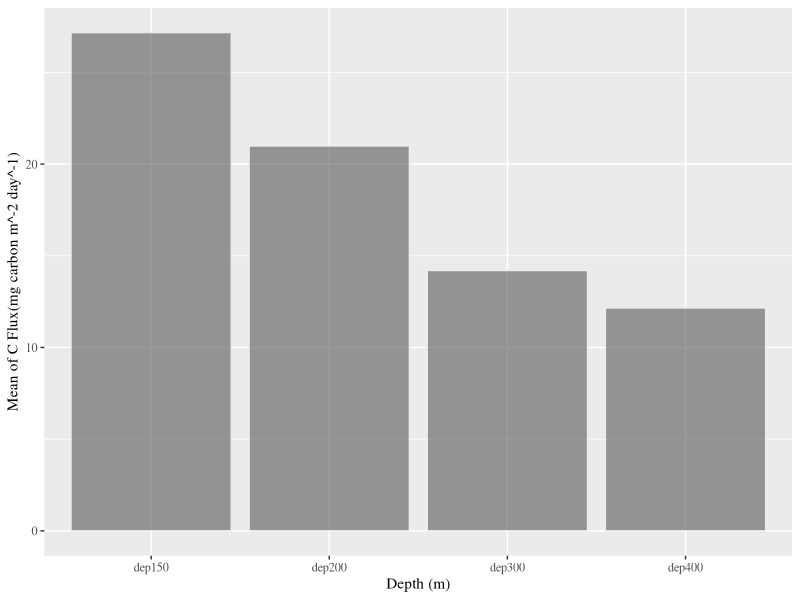
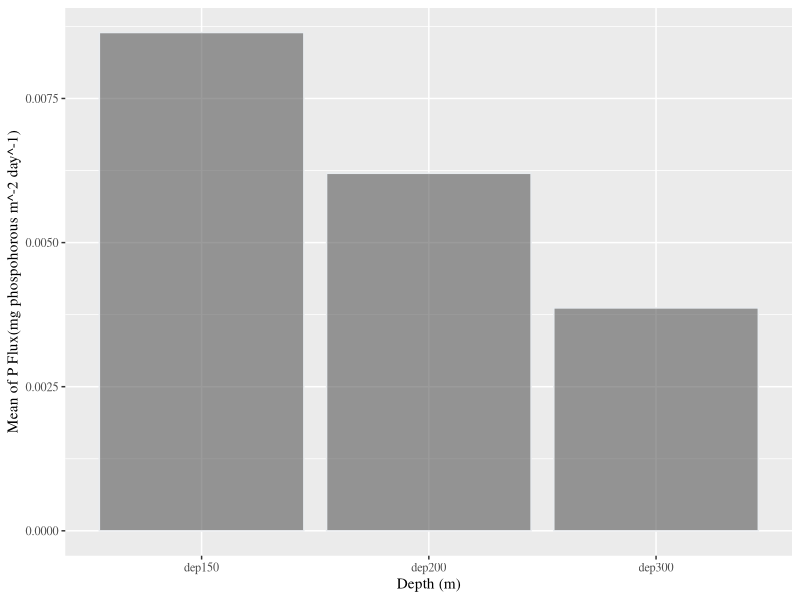
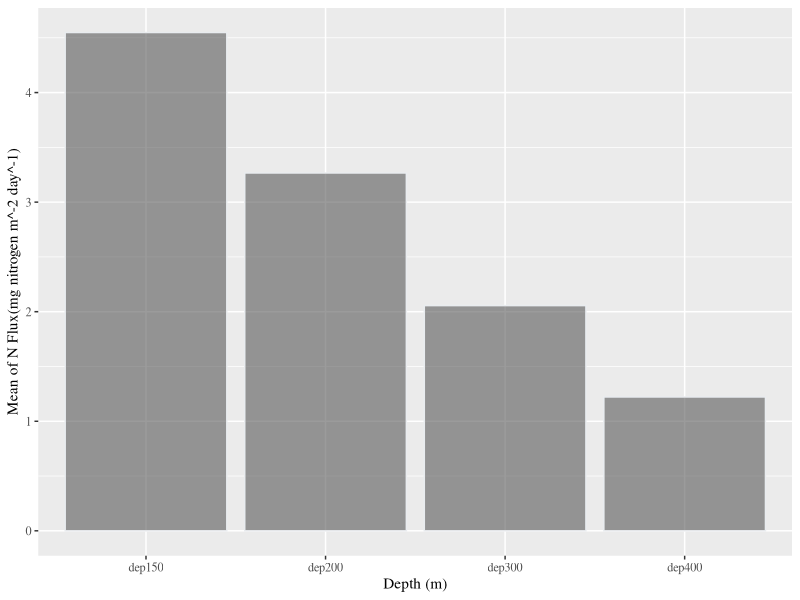
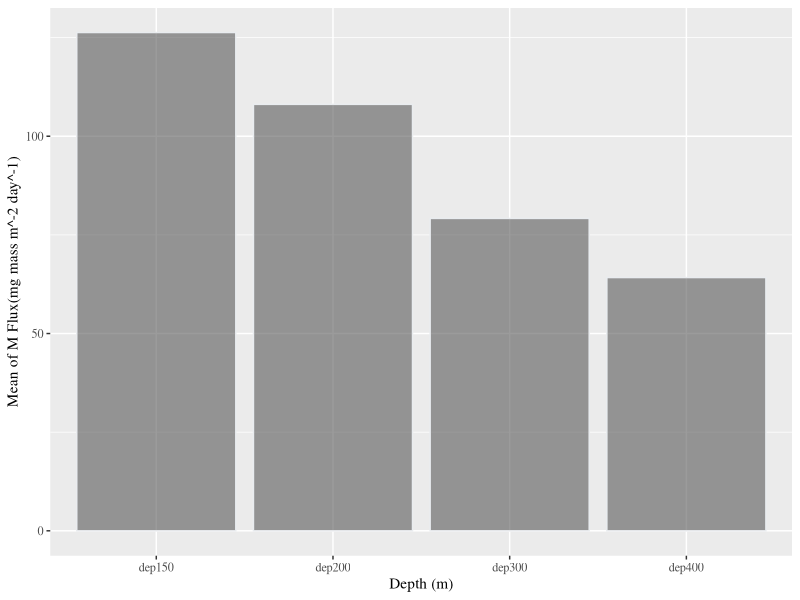

Generate these figures, in order, with R: (Note: this script raises an error after producing the figures.)
## ---- chunk 1
rm(list=ls(all=TRUE))  #Housekeeping: clear out old files

options(warn = -1)
knitr::opts_chunk$set(echo = T, fig.height=6, fig.width=8, warning = F, message = F) 

## ---- chunk 2
bats_flux <- read.csv("bats_flux.csv")

delete.na <- function(DF, n=0) {
  DF[rowSums(is.na(DF)) <= n,]
} #Function that takes rows out that contains NAs 
bats_flux.noNA <- delete.na(bats_flux) # Take out rows containing NAs 

# Too many observations taken out, lets subset a new data frame

Data <- subset(bats_flux,select = c("cr","dep","yymmdd1","yymmdd2","Lat2","Lat2.1","Long1","Long2","M_avg","C_avg","N_avg","P_avg"))
Data.noNA <- delete.na(Data)

# now wer can use Data.noNA to compare each flux to one another, since no flux contains NAs

## ---- chunk 3
# separate each flux into its own dataframe 
# delete rows that contain NAs 
C_flux.data <- delete.na(subset(Data,select = c("cr","dep","yymmdd1","yymmdd2","Lat2","Lat2.1","Long1","Long2","C_avg")))
N_flux.data <- delete.na(subset(Data,select = c("cr","dep","yymmdd1","yymmdd2","Lat2","Lat2.1","Long1","Long2","N_avg")))
P_flux.data <- delete.na(subset(Data,select = c("cr","dep","yymmdd1","yymmdd2","Lat2","Lat2.1","Long1","Long2","P_avg")))
M_flux.data <- delete.na(subset(Data,select = c("cr","dep","yymmdd1","yymmdd2","Lat2","Lat2.1","Long1","Long2","M_avg")))
## ---- chunk 4
# Subset each depth and rename columns 
library(plyr)
C_flux.depth.150 <- subset(C_flux.data, dep == 150)
C_flux.depth.150 <- rename(C_flux.depth.150,c("dep.150" = "dep"))
C_flux.depth.150 <- rename(C_flux.depth.150, c("C_avg.150" = "C_avg" ))
C_flux.depth.200 <- subset(C_flux.data, dep == 200)
C_flux.depth.200 <- rename(C_flux.depth.200, c("dep.200"="dep"))
C_flux.depth.200 <- rename(C_flux.depth.200, c("C_avg.200" ="C_avg"))
C_flux.depth.300 <- subset(C_flux.data, dep == 300)
C_flux.depth.300 <- rename(C_flux.depth.300, c("dep.300"="dep"))
C_flux.depth.300 <- rename(C_flux.depth.300, c("C_avg.300" ="C_avg"))
C_flux.depth.400 <- subset(C_flux.data, dep == 400)
C_flux.depth.400 <- rename(C_flux.depth.400, c("dep.400"="dep"))
C_flux.depth.400 <- rename(C_flux.depth.400, c("C_avg.400" ="C_avg"))
## ---- chunk 5
N_flux.depth.150 <- subset(N_flux.data, dep == 150)
N_flux.depth.150 <- rename(N_flux.depth.150, c("dep.150"="dep"))
N_flux.depth.150 <- rename(N_flux.depth.150, c("N_avg.150" ="N_avg"))
N_flux.depth.200 <- subset(N_flux.data, dep == 200)
N_flux.depth.200 <- rename(N_flux.depth.200, c("dep.200"="dep"))
N_flux.depth.200 <- rename(N_flux.depth.200, c("N_avg.200" ="N_avg"))
N_flux.depth.300 <- subset(N_flux.data, dep == 300)
N_flux.depth.300 <- rename(N_flux.depth.300, c("dep.300"="dep"))
N_flux.depth.300 <- rename(N_flux.depth.300, c("N_avg.300" ="N_avg"))
N_flux.depth.400 <- subset(N_flux.data, dep == 400)
N_flux.depth.400 <- rename(N_flux.depth.400, c("dep.400"="dep"))
N_flux.depth.400 <- rename(N_flux.depth.400, c("N_avg.400" ="N_avg"))
## ---- chunk 6
P_flux.depth.150 <- subset(P_flux.data, dep == 150)
P_flux.depth.150 <- rename(P_flux.depth.150, c("dep.150"="dep"))
P_flux.depth.150 <- rename(P_flux.depth.150, c("P_avg.150" ="P_avg"))
P_flux.depth.200 <- subset(P_flux.data, dep == 200)
P_flux.depth.200 <- rename(P_flux.depth.200, c("dep.200"="dep"))
P_flux.depth.200 <- rename(P_flux.depth.200, c("P_avg.200" ="P_avg"))
P_flux.depth.300 <- subset(P_flux.data, dep == 300)
P_flux.depth.300 <- rename(P_flux.depth.300, c("dep.300"="dep"))
P_flux.depth.300 <- rename(P_flux.depth.300, c("P_avg.300" ="P_avg"))
P_flux.depth.400 <- subset(P_flux.data, dep == 400)
P_flux.depth.400 <- rename(P_flux.depth.400, c("dep.400"="dep"))
P_flux.depth.400 <- rename(P_flux.depth.400, c("P_avg.400" ="P_avg"))
## ---- chunk 7
M_flux.depth.150 <- subset(M_flux.data, dep == 150)
M_flux.depth.150 <- rename(M_flux.depth.150, c("dep.150"="dep"))
M_flux.depth.150 <- rename(M_flux.depth.150, c("M_avg.150" ="M_avg"))
M_flux.depth.200 <- subset(M_flux.data, dep == 200)
M_flux.depth.200 <- rename(M_flux.depth.200, c("dep.200"="dep"))
M_flux.depth.200 <- rename(M_flux.depth.200, c("M_avg.200" ="M_avg"))
M_flux.depth.300 <- subset(M_flux.data, dep == 300)
M_flux.depth.300 <- rename(M_flux.depth.300, c("dep.300"="dep"))
M_flux.depth.300 <- rename(M_flux.depth.300, c("M_avg.300" ="M_avg"))
M_flux.depth.400 <- subset(M_flux.data, dep == 400)
M_flux.depth.400 <- rename(M_flux.depth.400, c("dep.400"="dep"))
M_flux.depth.400 <- rename(M_flux.depth.400, c("M_avg.400" ="M_avg"))
## ---- chunk 8
dep150 <- subset(C_flux.data, dep=="150") #focusing on mean of C-avg at depth 150
dep150

muCflux150 <- mean(dep150$C_avg, data=dep150)
muCflux150

s.e150c <- muCflux150 * sqrt(10)  #need to find s.e


dep200 <- subset(C_flux.data, dep=="200") #focusing on mean of C-avg at depth 200
dep200

muCflux200 <- mean(dep200$C_avg, data=dep200)
muCflux200

s.e200c <- muCflux200 * sqrt(10)

dep300 <- subset(C_flux.data, dep=="300") #focusing on mean of C-avg at depth 300
dep300

muCflux300 <- mean(dep300$C_avg, data=dep300)
muCflux300

s.e300c <- muCflux300 * sqrt(10)

dep400 <- subset(C_flux.data, dep=="400") #focusing on mean of C-avg at depth 400
dep400

muCflux400 <- mean(dep400$C_avg, data=dep400)
muCflux400

s.e400c <- muCflux400 * sqrt(10)

bar.Cflux <- data.frame(c("dep150","dep200","dep300","dep400"), c(muCflux150,muCflux200,muCflux300,muCflux400))
colnames(bar.Cflux)[1] <- "Depth"
colnames(bar.Cflux)[2] <- "C_fluxMean"

## ---- chunk 9
library(ggplot2)
library(dplyr)
library(viridisLite)

Viridis_palette <- viridis(40)[seq(1,40, 2)]
xval <- bar.Cflux$Depth #character objects need quotes
yval <- bar.Cflux$`C_flux Mean`

ggplot()+geom_col(bar.Cflux, mapping=aes(x= Depth, y = C_fluxMean), color="#e9ecef", alpha=0.6,) +                                     
xlab("Depth (m)") + ylab("Mean of C Flux(mg carbon m^-2 day^-1)") +                
                                           
 theme(text = element_text(family = 'serif')) +                       
scale_fill_manual(values = Viridis_palette)                        
  


## ---- chunk 10

dep150p <- subset(P_flux.data, dep=="150") #focusing on mean of P-avg at depth 150
dep150p

muPflux150 <- mean(dep150p$P_avg, data=dep150p)
muPflux150

s.e150p <- muPflux150 * sqrt(10)  #need to find s.e


dep200p <- subset(P_flux.data, dep=="200") #focusing on mean of P-avg at depth 200
dep200p

muPflux200 <- mean(dep200p$P_avg, data=dep200p)
muPflux200

s.e200p <- muPflux200 * sqrt(10)

dep300p <- subset(P_flux.data, dep=="300") #focusing on mean of P-avg at depth 300
dep300p

muPflux300 <- mean(dep300p$P_avg, data=dep300p)
muPflux300

s.e300p <- muPflux300 * sqrt(10)


bar.Pflux <- data.frame(c("dep150","dep200","dep300"), c(muPflux150,muPflux200,muPflux300))
colnames(bar.Pflux)[1] <- "Depth"
colnames(bar.Pflux)[2] <- "P_fluxMean"


## ---- chunk 11
library(ggplot2)
library(dplyr)
library(viridisLite)

Viridis_palette <- viridis(40)[seq(1,40, 2)]
xval <- bar.Pflux$Depth #character objects need quotes
yval <- bar.Pflux$`P_flux Mean`

ggplot()+geom_col(bar.Pflux, mapping=aes(x= Depth, y = P_fluxMean), color="#e9ecef", alpha=0.6,) +                                     
xlab("Depth (m)") + ylab("Mean of P Flux(mg phospohorous m^-2 day^-1)") +                
                                           
 theme(text = element_text(family = 'serif')) +                       
scale_fill_manual(values = Viridis_palette)                        
  


## ---- chunk 12

dep150n <- subset(N_flux.data, dep=="150") #focusing on mean of N-avg at depth 150
dep150n

muNflux150 <- mean(dep150n$N_avg, data=dep150n)
muNflux150

s.e150n <- muNflux150 * sqrt(10)  #need to find s.e


dep200n <- subset(N_flux.data, dep=="200") #focusing on mean of N-avg at depth 200
dep200n

muNflux200 <- mean(dep200n$N_avg, data=dep200n)
muNflux200

s.e200n <- muNflux200 * sqrt(10)

dep300n <- subset(N_flux.data, dep=="300") #focusing on mean of N-avg at depth 300
dep300n

muNflux300 <- mean(dep300n$N_avg, data=dep300n)
muNflux300

s.e300n <- muNflux300 * sqrt(10)

dep400n <- subset(N_flux.data, dep=="400") #focusing on mean of N-avg at depth 400
dep400n

muNflux400 <- mean(dep400n$N_avg, data=dep400n)
muNflux400

s.e400n <- muNflux400 * sqrt(10)

bar.Nflux <- data.frame(c("dep150","dep200","dep300","dep400"), c(muNflux150,muNflux200,muNflux300,muNflux400))
colnames(bar.Nflux)[1] <- "Depth"
colnames(bar.Nflux)[2] <- "N_fluxMean"


## ---- chunk 13
library(ggplot2)
library(dplyr)
library(viridisLite)

Viridis_palette <- viridis(40)[seq(1,40, 2)]
xval <- bar.Nflux$Depth #character objects need quotes
yval <- bar.Nflux$`N_flux Mean`

ggplot()+geom_col(bar.Nflux, mapping=aes(x= Depth, y = N_fluxMean), color="#e9ecef", alpha=0.6,) +                                     
xlab("Depth (m)") + ylab("Mean of N Flux(mg nitrogen m^-2 day^-1)") +                
                                           
 theme(text = element_text(family = 'serif')) +                       
scale_fill_manual(values = Viridis_palette)                        
  
## ---- chunk 14

dep150m <- subset(M_flux.data,dep=="150") #focusing on mean of C-avg at depth 150
dep150m

muMflux150 <- mean(dep150m$M_avg, data=dep150m)
muMflux150

s.e150m <- muMflux150 * sqrt(10)  #need to find s.e


dep200m <- subset(M_flux.data, dep=="200") #focusing on mean of C-avg at depth 200
dep200m

muMflux200 <- mean(dep200m$M_avg, data=dep200m)
muMflux200

s.e200m <- muMflux200 * sqrt(10)

dep300m <- subset(M_flux.data, dep=="300") #focusing on mean of C-avg at depth 300
dep300m

muMflux300 <- mean(dep300m$M_avg, data=dep300m)
muMflux300

s.e300m <- muMflux300 * sqrt(10)

dep400m <- subset(M_flux.data, dep=="400") #focusing on mean of C-avg at depth 400
dep400m

muMflux400 <- mean(dep400m$M_avg, data=dep400m)
muMflux400

s.e400m <- muMflux400 * sqrt(10)

bar.Mflux <- data.frame(c("dep150","dep200","dep300","dep400"), c(muMflux150,muMflux200,muMflux300,muMflux400))
colnames(bar.Mflux)[1] <- "Depth"
colnames(bar.Mflux)[2] <- "M_fluxMean"

## ---- chunk 15
library(ggplot2)
library(dplyr)
library(viridisLite)

Viridis_palette <- viridis(40)[seq(1,40, 2)]
xval <- bar.Mflux$Depth #character objects need quotes
yval <- bar.Mflux$`M_flux Mean`

ggplot()+geom_col(bar.Mflux, mapping=aes(x= Depth, y = M_fluxMean), color="#e9ecef", alpha=0.6,) +                                     
xlab("Depth (m)") + ylab("Mean of M Flux(mg mass m^-2 day^-1)") +                
                                           
 theme(text = element_text(family = 'serif')) +                       
scale_fill_manual(values = Viridis_palette)                        
  


## ---- chunk 16
# Checking for normaility and no outliers in Carbon Flux 

hist((C_flux.depth.150$C_avg.150), breaks = "FD")
hist((C_flux.depth.200$C_avg.200), breaks = "FD")
hist((C_flux.depth.300$C_avg.300), breaks = "FD")
hist((C_flux.depth.400$C_avg.400), breaks = "FD")

# using natural log to Transform the data 

hist(log(C_flux.depth.150$C_avg.150))
hist(log(C_flux.depth.200$C_avg.200))
hist(log(C_flux.depth.300$C_avg.300))
hist(log(C_flux.depth.400$C_avg.400))

# Checking for outliers

boxplot(log(C_flux.depth.150$C_avg.150))
boxplot(log(C_flux.depth.200$C_avg.200))
boxplot(log(C_flux.depth.300$C_avg.300))
boxplot(log(C_flux.depth.400$C_avg.400))
## ---- chunk 17
# Checking for normaility and no outliers in Nitrogen Flux 

hist((N_flux.depth.150$N_avg.150), breaks = "FD")
hist((N_flux.depth.200$N_avg.200), breaks = "FD")
hist((N_flux.depth.300$N_avg.300), breaks = "FD")
hist((N_flux.depth.400$N_avg.400), breaks = "FD")

# using natural log to Transform the data 

hist(log(N_flux.depth.150$N_avg.150))
hist(log(N_flux.depth.200$N_avg.200))
hist(log(N_flux.depth.300$N_avg.300))
hist(log(N_flux.depth.400$N_avg.400))

# Checking for outliers

boxplot(log(N_flux.depth.150$N_avg.150))
boxplot(log(N_flux.depth.200$N_avg.200))
boxplot(log(N_flux.depth.300$N_avg.300))
boxplot(log(N_flux.depth.400$N_avg.400))
## ---- chunk 18
# Checking for normaility and no outliers in Phosporous Flux 

hist((P_flux.depth.150$P_avg.150), breaks = "FD")
hist((P_flux.depth.200$P_avg.200), breaks = "FD")
hist((P_flux.depth.300$P_avg.300), breaks = "FD")

# using natural log to Transform the data 

hist(log(P_flux.depth.150$P_avg.150))
hist(log(P_flux.depth.200$P_avg.200))
hist(log(P_flux.depth.300$P_avg.300))

# Checking for outliers

boxplot(log(P_flux.depth.150$P_avg.150))
boxplot(log(P_flux.depth.200$P_avg.200))
boxplot(log(P_flux.depth.300$P_avg.300))
## ---- chunk 19
# Checking for normaility and no outliers in Mass Flux 

hist((M_flux.depth.150$M_avg.150), breaks = "FD")
hist((M_flux.depth.200$M_avg.200), breaks = "FD")
hist((M_flux.depth.300$M_avg.300), breaks = "FD")
hist((M_flux.depth.400$M_avg.400), breaks = "FD")

# using natural log to Transform the data 

hist(log(M_flux.depth.150$M_avg.150))
hist(log(M_flux.depth.200$M_avg.200))
hist(log(M_flux.depth.300$M_avg.300))
hist(log(M_flux.depth.400$M_avg.400))

# Checking for outliers

boxplot(log(M_flux.depth.150$M_avg.150))
boxplot(log(M_flux.depth.200$M_avg.200))
boxplot(log(M_flux.depth.300$M_avg.300))
boxplot(log(M_flux.depth.400$M_avg.400))
## ---- chunk 20
C.depth.150.200 <- merge(C_flux.depth.150,C_flux.depth.200,by = c("cr","yymmdd1","yymmdd2","Lat2","Lat2.1","Long1","Long2"))

t.test(log(C.depth.150.200$C_avg.150) ,log(C.depth.150.200$C_avg.200), alternative = "greater", paired = TRUE, var.equal = TRUE)

## ---- chunk 21
C.depth.200.300 <- merge(C_flux.depth.200,C_flux.depth.300,by = c("cr","yymmdd1","yymmdd2","Lat2","Lat2.1","Long1","Long2"))

t.test(log(C.depth.200.300$C_avg.200) ,log(C.depth.200.300$C_avg.300), alternative = "greater", paired = TRUE, var.equal = TRUE)
## ---- chunk 22
N.depth.150.200 <- merge(N_flux.depth.150,N_flux.depth.200,by = c("cr","yymmdd1","yymmdd2","Lat2","Lat2.1","Long1","Long2"))

t.test(log(N.depth.150.200$N_avg.150) ,log(N.depth.150.200$N_avg.200), alternative = "greater", paired = TRUE, var.equal = TRUE)

## ---- chunk 23
N.depth.200.300 <- merge(N_flux.depth.200,N_flux.depth.300,by = c("cr","yymmdd1","yymmdd2","Lat2","Lat2.1","Long1","Long2"))

t.test(log(N.depth.200.300$N_avg.200) ,log(N.depth.200.300$N_avg.300), alternative = "greater", paired = TRUE, var.equal = TRUE)
## ---- chunk 24
P.depth.150.200 <- merge(P_flux.depth.150,P_flux.depth.200,by = c("cr","yymmdd1","yymmdd2","Lat2","Lat2.1","Long1","Long2"))

t.test(log(P.depth.150.200$P_avg.150) ,log(P.depth.150.200$P_avg.200), alternative = "greater", paired = TRUE, var.equal = TRUE)

## ---- chunk 25
P.depth.200.300 <- merge(P_flux.depth.200,P_flux.depth.300,by = c("cr","yymmdd1","yymmdd2","Lat2","Lat2.1","Long1","Long2"))

t.test(log(P.depth.200.300$P_avg.200) ,log(P.depth.200.300$P_avg.300), alternative = "greater", paired = TRUE, var.equal = TRUE)
## ---- chunk 26
M.depth.150.200 <- merge(M_flux.depth.150,M_flux.depth.200,by = c("cr","yymmdd1","yymmdd2","Lat2","Lat2.1","Long1","Long2"))

t.test(log(M.depth.150.200$M_avg.150) ,log(M.depth.150.200$M_avg.200), alternative = "greater", paired = TRUE, var.equal = TRUE)

## ---- chunk 27
M.depth.200.300 <- merge(M_flux.depth.200,M_flux.depth.300,by = c("cr","yymmdd1","yymmdd2","Lat2","Lat2.1","Long1","Long2"))

t.test(log(M.depth.200.300$M_avg.200) ,log(M.depth.200.300$M_avg.300), alternative = "greater", paired = TRUE, var.equal = TRUE)
## ---- chunk 28
# plotting each nutrient flux against mass flux

plot(Data.noNA) # we see some relationships between mass flux and the rest of the nutrient fluxes

plot(Data.noNA$C_avg,Data.noNA$M_avg) #good linearity, but clumping
lmfit_C.M <- lm(M_avg ~ C_avg, data = Data.noNA)
summary(lmfit_C.M)
abline(lmfit_C.M)

plot(Data.noNA$N_avg,Data.noNA$M_avg) # alright linearity, still clumping 
lmfit_N.M <- lm(M_avg ~ N_avg, data = Data.noNA)
summary(lmfit_N.M)
abline(lmfit_N.M)

plot(Data.noNA$P_avg,Data.noNA$M_avg) # worse, still clumping 
lmfit_P.M <- lm(M_avg ~ P_avg, data = Data.noNA)
summary(lmfit_P.M)
abline(lmfit_P.M)

## ---- chunk 29
resids <- resid( lmfit_C.M ) # extract epsilon_hats
fit <- fitted ( lmfit_C.M ) # extract y_hats

par(mfrow=c(1,2))

hist(resids, breaks=20)
qqnorm(resids)
qqline(resids) # add straight line from true normal

plot(resids, main="resid vs i") 
abline(h=0) # mean of epsilon_hat

plot(x=fit, y=resids, main="resid vs y_hat")
abline(h=0)

## ---- chunk 30
resids <- resid( lmfit_N.M ) # extract epsilon_hats
fit <- fitted ( lmfit_N.M ) # extract y_hats

par(mfrow=c(1,2))

hist(resids, breaks=20)
qqnorm(resids)
qqline(resids) # add straight line from true normal

plot(resids, main="resid vs i") 
abline(h=0) # mean of epsilon_hat

plot(x=fit, y=resids, main="resid vs y_hat")
abline(h=0)

## ---- chunk 31
resids <- resid( lmfit_P.M ) # extract epsilon_hats
fit <- fitted ( lmfit_P.M ) # extract y_hats

par(mfrow=c(1,2))

hist(resids, breaks=20)
qqnorm(resids)
qqline(resids) # add straight line from true normal

plot(resids, main="resid vs i") 
abline(h=0) # mean of epsilon_hat

plot(x=fit, y=resids, main="resid vs y_hat")
abline(h=0)

## ---- chunk 32
flux <- Data.noNA$C_avg - Data.noNA$N_avg - Data.noNA$P_avg #combine the fluxes

lmfit.flux <- lm( M_avg ~ flux,
         data=Data.noNA)
summary(lmfit.flux)
plot(flux,Data.noNA$M_avg)
abline(lmfit.flux)

resids <- resid( lmfit.flux ) # extract epsilon_hats
fit <- fitted ( lmfit.flux ) # extract y_hats

par(mfrow=c(1,2))

hist(resids, breaks=20)
qqnorm(resids)
qqline(resids) # add straight line from true normal

plot(resids, main="resid vs i") 
abline(h=0) # mean of epsilon_hat

plot(x=fit, y=resids, main="resid vs y_hat")
abline(h=0)

## ---- chunk 33
# dept v. average for C_avg
plot(Data.noNA$dep, Data.noNA$C_avg)
lmfit_Dep.C <- lm(C_avg ~ dep, data = Data.noNA)
summary(lmfit_Dep.C)
abline(lmfit_Dep.C)

plot(Data.noNA$dep, Data.noNA$N_avg)
lmfit_Dep.N <- lm(N_avg ~ dep, data = Data.noNA)
summary(lmfit_Dep.N)
abline(lmfit_Dep.N)

plot(Data.noNA$dep, Data.noNA$P_avg)
lmfit_Dep.P <- lm(P_avg ~ dep, data = Data.noNA)
summary(lmfit_Dep.P)
abline(lmfit_Dep.P)

plot(Data.noNA$dep, Data.noNA$M_avg)
lmfit_Dep.M <- lm(M_avg ~ dep, data = Data.noNA)
summary(lmfit_Dep.M)
abline(lmfit_Dep.M)
## ---- chunk 34

lmfit.MR <- lm(M_avg ~ flux + dep, data = Data.noNA)
summary(lmfit.MR)

## ---- chunk 35
smaller <- lmfit.flux; larger <- lmfit.MR
anova(smaller, larger)
## ---- chunk 36
#we want to make predictions on the Mass average flux. 

# we want to compare this against depth and C,N,P fluxes 

# Depth is categorical 
# N,P,C are numerical 

library(psych) # for `pairs.panels()`
library(lattice)

ANOCOVA.data <- subset(Data.noNA, select = c("dep", "M_avg", "C_avg","N_avg","P_avg"))
as.character(ANOCOVA.data$dep) # need to make dep categorical not numerical 
attach(ANOCOVA.data)

summary(ANOCOVA.data)

pairs.panels(data.frame(dep,C_avg,N_avg, P_avg, M_avg))

xyplot(M_avg ~ C_avg | dep, 
                  main="Fig2a: Activity level-specific scatterplots"
           )

    xyplot(M_avg ~ C_avg, groups=dep, 
                  auto.key=TRUE,
                  main="Fig2b: Scatterplot with color=group level"
           )
    
    xyplot(M_avg ~ C_avg, groups=dep, 
                  type=c("p","r"), # `p` for _points_, `r` for _regression line_
                                   # see https://stackoverflow.com/questions/12972039/plotting-xyplot-with-regression-line-on-lattice-graphics for more
                  auto.key=TRUE,
                  main="Fig3: Three standalone depth level-specific `lm()` fits"
           )
## ---- chunk 37
#reformat yymmdd so that r can better use it blocking factors 

# only yymmdd1 was used to create new year and month columns since yymmdd1 and yymmdd2 sampled were only a couple days apart and were averaged out in flux columns

Data.noNA$Date <- as.Date(paste(substr(Data.noNA$yymmdd1,1,4),
                                         substr(Data.noNA$yymmdd1,5,6),
                                         substr(Data.noNA$yymmdd1,7,8), sep = "-"),
                                   format = '%Y-%m-%d')

Data.noNA$Year <- substr(Data.noNA$yymmdd1,1,4)

#install.packages("lubridate")
library(lubridate)                            
Data.noNA$month <- as.Date(paste(substr(Data.noNA$yymmdd1,5,6),
                              substr(Data.noNA$yymmdd1,7,8), sep = "-"),
                        format = '%m-%d')           
Data.noNA$month <- round_date(Data.noNA$month, unit = "month")
Data.noNA$month <- format(Data.noNA$month,format = "%Y-%b-%d")
Data.noNA$month <- substr(paste(Data.noNA$month),6,8)

## ---- chunk 38
ANOCOVA.data <- subset(Data.noNA, select = c("dep", "M_avg", "C_avg","N_avg","P_avg", "Year", "month"))
ANOCOVA.data <- as.vector(ANOCOVA.data)
ANCOVA <- lm(log(M_avg) ~ log(C_avg) + log(N_avg) + log(P_avg) + dep + as.factor(Year) + as.factor(month),data = ANOCOVA.data)
summary(ANCOVA)
plot(ANCOVA)
resids <- resid(ANCOVA)
fit <-fitted(ANCOVA)
